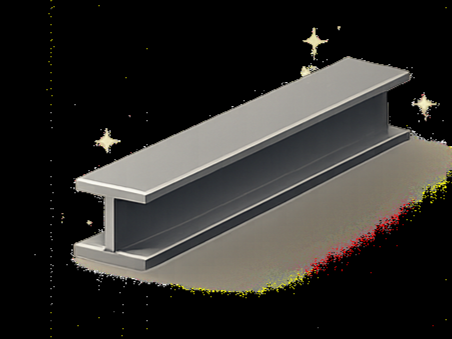
#> input picture database/frontend/dist/assets/beam.png, 452 x 339 px
$ python -i bend_detection.py   (imports and definitions only)
#> lines starting #> are read from the running program, lines starting #| are printed output that depends on the picture; after the words box and inside, x2 and y2 are one past the last pixel; in counts of white or black regions, pixels touching at a corner belong together
#> further down, picture is the input picture: shape (339, 452, 3); mean B, G, R 40.7, 43.7, 45.4
import cv2
import numpy as np

from detection.material_detector import is_group_type, is_single_beam_type


def _largest_component(binary_mask):
    mask = (binary_mask > 0).astype(np.uint8) * 255
    num_labels, labels, stats, _ = cv2.connectedComponentsWithStats(mask, connectivity=8)
    if num_labels <= 1:
        return mask

    # Ignore label 0 because it is background.
    areas = stats[1:, cv2.CC_STAT_AREA]
    largest_label = int(np.argmax(areas)) + 1
    return (labels == largest_label).astype(np.uint8) * 255


def _clean_mask(mask):
    mask = (mask > 0).astype(np.uint8) * 255

    kernel_small = np.ones((3, 3), np.uint8)
    kernel_medium = np.ones((5, 5), np.uint8)

    mask = cv2.morphologyEx(mask, cv2.MORPH_OPEN, kernel_small)
    mask = cv2.morphologyEx(mask, cv2.MORPH_CLOSE, kernel_medium)
    mask = _largest_component(mask)

    return mask


def _line_distance_residuals(x_values, y_values):
    coefficients = np.polyfit(x_values, y_values, deg=1)
    fitted = np.polyval(coefficients, x_values)
    return np.abs(y_values - fitted), coefficients


def _quadratic_improvement(x_values, y_values, line_residuals):
    if len(x_values) < 5:
        return 0.0

    try:
        quad_coefficients = np.polyfit(x_values, y_values, deg=2)
        fitted_quad = np.polyval(quad_coefficients, x_values)
        quad_residuals = np.abs(y_values - fitted_quad)
        line_error = float(np.mean(line_residuals))
        quad_error = float(np.mean(quad_residuals))
        return max(0.0, (line_error - quad_error) / max(1.0, line_error))
    except Exception:
        return 0.0


def _centerline_smoothness_score(s_values, t_values):
    """
    Estimate whether the centerline is a smooth curve or a noisy zig-zag.

    A real bent beam usually changes direction gradually. False detections on
    wide perspective I-beams often produce a jagged centerline that jumps
    between different visible faces/flanges. This helper gives a value in
    approximately 0..1, where higher means smoother/more curve-like.
    """
    if len(s_values) < 8:
        return 0.0, 0

    order = np.argsort(s_values)
    t_sorted = np.asarray(t_values, dtype=np.float32)[order]

    # Smooth enough to ignore small mask noise, but not so much that a real
    # bend disappears.
    window = max(3, int(len(t_sorted) / 8))
    if window % 2 == 0:
        window += 1

    if len(t_sorted) >= window:
        kernel = np.ones(window, dtype=np.float32) / float(window)
        t_smooth = np.convolve(t_sorted, kernel, mode="same")
        # Avoid edge artifacts from convolution.
        half = window // 2
        if half > 0 and len(t_smooth) > 2 * half:
            t_smooth[:half] = t_smooth[half]
            t_smooth[-half:] = t_smooth[-half - 1]
    else:
        t_smooth = t_sorted

    diffs = np.diff(t_smooth)
    if len(diffs) == 0:
        return 0.0, 0

    # Ignore very tiny slope changes.
    eps = max(1.0, float(np.percentile(np.abs(diffs), 35)))
    signs = []
    for d in diffs:
        if abs(float(d)) >= eps:
            signs.append(1 if d > 0 else -1)

    sign_changes = 0
    for a, b in zip(signs[:-1], signs[1:]):
        if a != b:
            sign_changes += 1

    total_variation = float(np.sum(np.abs(diffs)))
    lateral_range = float(np.ptp(t_smooth))

    if total_variation <= 1e-6:
        return 1.0, sign_changes

    smoothness = lateral_range / total_variation
    # Penalize repeated back-and-forth zig-zags.
    smoothness *= 1.0 / (1.0 + 0.22 * sign_changes)

    return float(np.clip(smoothness, 0.0, 1.0)), int(sign_changes)


def _centerline_from_mask(mask, bin_count=56):
    """
    Estimate a beam centerline directly from the segmentation mask.

    This is much more useful than using a rectangular bounding box.  The method
    is perspective-independent: it finds the beam's dominant axis with PCA,
    slices the mask along that axis, and measures how far the center of each
    slice deviates from a straight line.
    """
    clean_mask = _clean_mask(mask)
    ys, xs = np.where(clean_mask > 0)

    if len(xs) < 250:
        return None

    points = np.column_stack((xs, ys)).astype(np.float32)
    mean = np.mean(points, axis=0)
    centered = points - mean

    try:
        _, _, vh = np.linalg.svd(centered, full_matrices=False)
    except np.linalg.LinAlgError:
        return None

    long_axis = vh[0].astype(np.float32)
    short_axis = vh[1].astype(np.float32)

    # Normalize direction so debug drawings are stable left-to-right.
    if long_axis[0] < 0:
        long_axis *= -1
        short_axis *= -1

    longitudinal = centered @ long_axis
    lateral = centered @ short_axis

    s_min = float(np.percentile(longitudinal, 1.0))
    s_max = float(np.percentile(longitudinal, 99.0))
    length_span = s_max - s_min

    if length_span < 50:
        return None

    bin_edges = np.linspace(s_min, s_max, bin_count + 1)
    centerline = []
    widths = []

    # Minimum pixels per slice scales with mask size.  It prevents using tiny
    # noisy slivers near the ends as centerline points.
    min_pixels = max(8, int(len(xs) / (bin_count * 9)))

    for left, right in zip(bin_edges[:-1], bin_edges[1:]):
        in_bin = (longitudinal >= left) & (longitudinal < right)
        lateral_values = lateral[in_bin]
        longitudinal_values = longitudinal[in_bin]

        if len(lateral_values) < min_pixels:
            continue

        low = float(np.percentile(lateral_values, 10))
        high = float(np.percentile(lateral_values, 90))
        local_width = high - low

        if local_width < 3:
            continue

        # Median is robust to small holes, rust details, and segmentation noise.
        s_center = float(np.median(longitudinal_values))
        t_center = float(np.median(lateral_values))

        centerline.append((s_center, t_center))
        widths.append(local_width)

    if len(centerline) < 10:
        return None

    centerline = np.array(centerline, dtype=np.float32)
    widths = np.array(widths, dtype=np.float32)

    # Remove extreme centerline outliers caused by bad mask pieces.
    s_values = centerline[:, 0]
    t_values = centerline[:, 1]
    residuals, _ = _line_distance_residuals(s_values, t_values)
    median_residual = float(np.median(residuals))
    mad = float(np.median(np.abs(residuals - median_residual)))
    keep = residuals <= median_residual + max(8.0, 4.0 * mad)

    if int(np.count_nonzero(keep)) >= 10:
        centerline = centerline[keep]
        widths = widths[keep]
        s_values = centerline[:, 0]
        t_values = centerline[:, 1]
        residuals, _ = _line_distance_residuals(s_values, t_values)

    # Convert centerline back to image/crop coordinates for debug drawing.
    image_points = []
    for s, t in centerline:
        xy = mean + long_axis * s + short_axis * t
        image_points.append([int(round(float(xy[0]))), int(round(float(xy[1])))])

    dominant_angle = float(np.degrees(np.arctan2(long_axis[1], long_axis[0])))
    while dominant_angle > 90:
        dominant_angle -= 180
    while dominant_angle < -90:
        dominant_angle += 180

    return {
        "clean_mask": clean_mask,
        "centerline": centerline,
        "image_points": image_points,
        "widths": widths,
        "length_span": float(length_span),
        "dominant_angle_degrees": dominant_angle,
        "residuals": residuals,
    }


def _mask_bend_score(mask, full_penalty_threshold=0.20):
    data = _centerline_from_mask(mask)
    if data is None:
        return None

    centerline = data["centerline"]
    widths = data["widths"]
    residuals = data["residuals"]
    s_values = centerline[:, 0]
    t_values = centerline[:, 1]

    median_width = max(6.0, float(np.median(widths)))
    length_span = max(1.0, float(data["length_span"]))

    max_deviation_px = float(np.max(residuals))
    mean_deviation_px = float(np.mean(residuals))

    max_deviation_width_ratio = max_deviation_px / median_width
    mean_deviation_width_ratio = mean_deviation_px / median_width
    max_deviation_length_ratio = max_deviation_px / length_span
    mean_deviation_length_ratio = mean_deviation_px / length_span
    width_length_ratio = median_width / length_span

    curve_improvement = _quadratic_improvement(s_values, t_values, residuals)
    smoothness_score, direction_changes = _centerline_smoothness_score(s_values, t_values)

    # Important guard: bend detection is only reliable for long, slender,
    # single-beam masks.  A straight I-beam photographed in perspective can
    # produce a thick mask with several visible faces/flanges; its estimated
    # centerline may zig-zag even though the beam is straight.
    too_wide_for_reliable_bend = width_length_ratio > 0.32
    too_noisy_for_reliable_bend = smoothness_score < 0.28 and direction_changes >= 3

    # Main score: deviation relative to beam width. Secondary score: deviation
    # relative to beam length. This helps detect long, thin curved beams.
    width_score = max_deviation_width_ratio / max(0.10, full_penalty_threshold)
    length_score = max_deviation_length_ratio / 0.085

    raw_score = max(width_score, length_score)

    # Give a small bonus only when the centerline looks like a smooth curve.
    if curve_improvement > 0.10 and smoothness_score >= 0.35:
        raw_score *= min(1.12, 1.0 + curve_improvement)

    if too_wide_for_reliable_bend or too_noisy_for_reliable_bend:
        raw_score *= 0.30

    severity_score = float(np.clip(raw_score, 0.0, 1.0))

    possible_bend = (
        not too_wide_for_reliable_bend
        and not too_noisy_for_reliable_bend
        and severity_score >= 0.48
        and max_deviation_width_ratio >= 0.18
        and mean_deviation_width_ratio >= 0.045
        and max_deviation_length_ratio >= 0.025
        and (smoothness_score >= 0.42 or curve_improvement >= 0.12)
    )

    severity = "none"
    if possible_bend:
        if severity_score >= 0.80:
            severity = "high"
        elif severity_score >= 0.60:
            severity = "medium"
        else:
            severity = "low"

    return {
        "assessed": True,
        "possible_bend": bool(possible_bend),
        "severity": severity,
        "severity_score": round(float(severity_score), 4),
        "method": "segmentation_mask_pca_centerline_deviation",
        "reason": "Bend estimated from the segmentation mask centerline.",
        "dominant_angle_degrees": round(float(data["dominant_angle_degrees"]), 2),
        "centerline_points": int(len(data["centerline"])),
        "debug_centerline_points": data["image_points"],
        "median_width_px": round(float(median_width), 2),
        "length_span_px": round(float(length_span), 2),
        "width_length_ratio": round(float(width_length_ratio), 4),
        "smoothness_score": round(float(smoothness_score), 4),
        "direction_changes": int(direction_changes),
        "too_wide_for_reliable_bend": bool(too_wide_for_reliable_bend),
        "too_noisy_for_reliable_bend": bool(too_noisy_for_reliable_bend),
        "max_deviation_px": round(float(max_deviation_px), 2),
        "mean_deviation_px": round(float(mean_deviation_px), 2),
        "max_deviation_width_ratio": round(float(max_deviation_width_ratio), 4),
        "mean_deviation_width_ratio": round(float(mean_deviation_width_ratio), 4),
        "max_deviation_length_ratio": round(float(max_deviation_length_ratio), 4),
        "mean_deviation_length_ratio": round(float(mean_deviation_length_ratio), 4),
        "curve_improvement": round(float(curve_improvement), 4),
        "has_material_mask": True,
        "penalty": round(float(severity_score * 90.0), 2),
    }


# [175 lines left out: functions _boxes_touch_or_close, _connected_box_clusters, detect_multibox_bend, not called in this run]


def _fallback_box_bend(image_bgr, full_penalty_threshold=0.20):
    """Very conservative fallback when no real segmentation mask exists."""
#> called with full_penalty_threshold = 0.2
    gray = cv2.cvtColor(image_bgr, cv2.COLOR_BGR2GRAY)
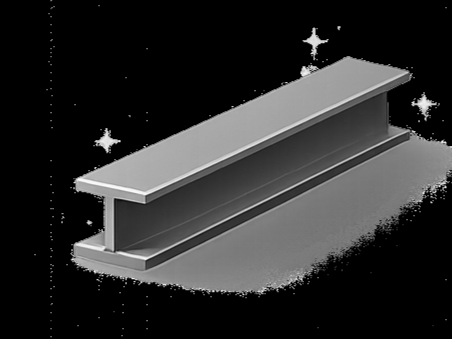
#> gray: shape (339, 452); min 0, max 252, mean 43.9
    gray = cv2.GaussianBlur(gray, (5, 5), 0)
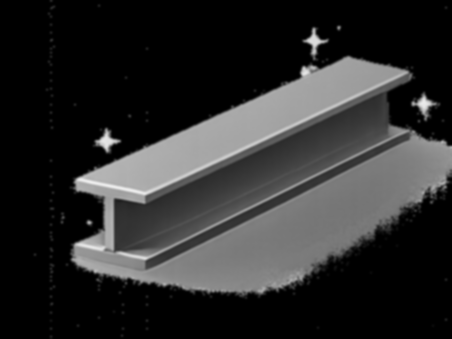
#> gray: shape (339, 452); min 0, max 237, mean 43.9
    edges = cv2.Canny(gray, 60, 160)
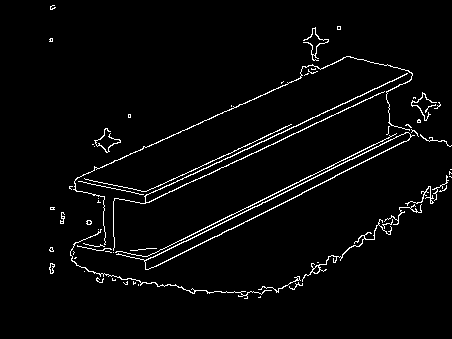
#> edges: shape (339, 452); 3.1% white in thin lines or dots, all inside (x1, y1, x2, y2) = (49, 5, 452, 299)
    rough = cv2.dilate(edges, np.ones((5, 5), np.uint8), iterations=1)
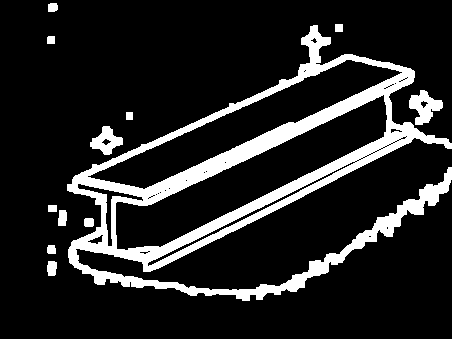
#> rough: shape (339, 452); 14.3% white; 12 white regions, largest, box (x1, y1, x2, y2) and area: (67, 25, 452, 301) 20034, (409, 90, 443, 125) 646, (90, 126, 123, 155) 503
    rough = cv2.morphologyEx(rough, cv2.MORPH_CLOSE, np.ones((7, 7), np.uint8))
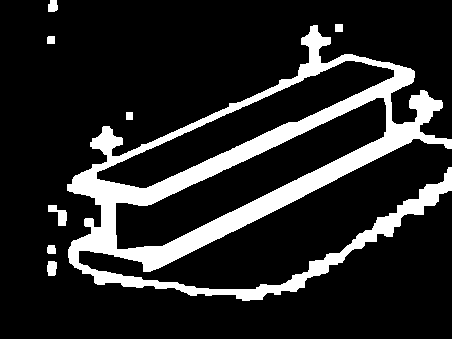
#> rough: shape (339, 452); 15.4% white; 8 white regions, largest, box (x1, y1, x2, y2) and area: (67, 25, 452, 301) 22976, (48, 205, 67, 226) 202, (47, 261, 57, 276) 132

    result = _mask_bend_score(rough, full_penalty_threshold)
#> (the rest of the program and of its run is left out)
